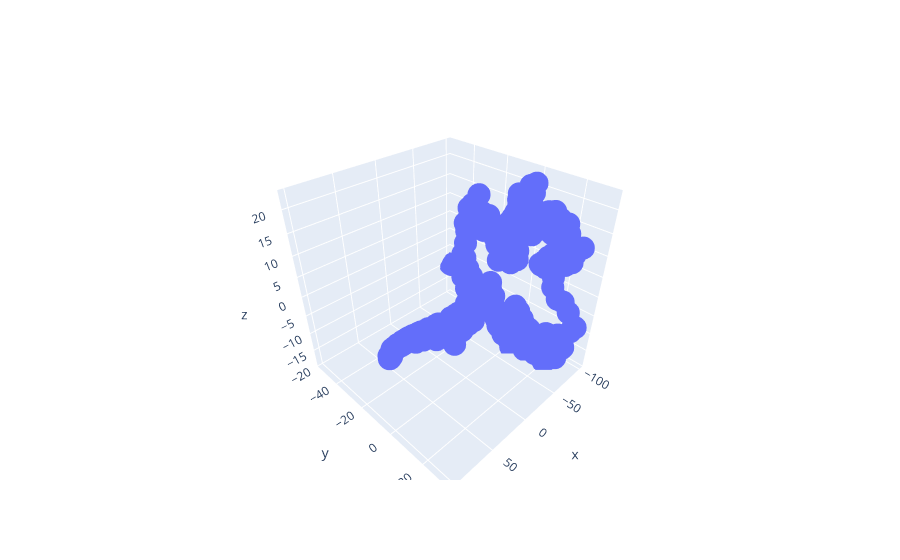

Notebook cell for this chart:
### Code cell
line = go.Scatter3d(x = data['x'], y = data['y'], z = data['z'], mode='markers')
fig = go.Figure(line)
fig.show()

### Figure 1 — Plotly figure (JSON) as saved in the notebook; plotly's stock layout.template omitted (floating-point values rounded to 4 significant figures; data arrays with more than 128 entries replaced by an {"elided": "..."} marker saying what was removed)
{"data": [{"mode": "markers", "type": "scatter3d", "x": {"elided": "601 float values"}, "y": {"elided": "601 float values"}, "z": {"elided": "601 float values"}}], "layout": {}}
